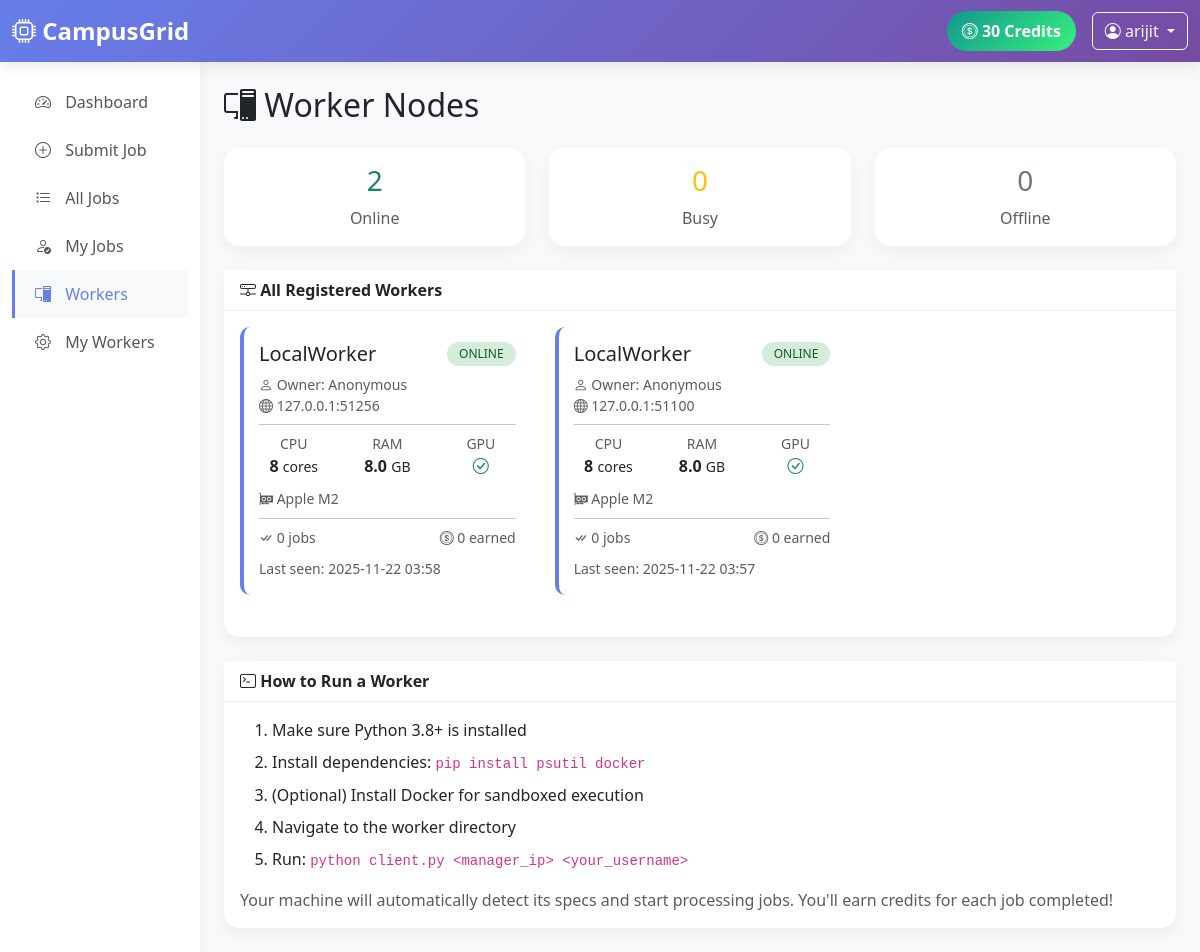
The app's page /workers (signed in) with its own data.
### tables this page shows
CREATE TABLE users (
                id TEXT PRIMARY KEY,
                username TEXT UNIQUE NOT NULL,
                password_hash TEXT NOT NULL,
                email TEXT,
                credits INTEGER DEFAULT 100,
                created_at DATETIME DEFAULT CURRENT_TIMESTAMP,
                last_login DATETIME
            );

CREATE TABLE workers (
                id TEXT PRIMARY KEY,
                name TEXT NOT NULL,
                owner_id TEXT,
                ip_address TEXT,
                status TEXT DEFAULT 'offline',
                cpu_cores INTEGER,
                cpu_model TEXT,
                ram_gb REAL,
                gpu_name TEXT,
                gpu_memory_gb REAL,
                has_docker INTEGER DEFAULT 0,
                last_heartbeat DATETIME,
                total_jobs_completed INTEGER DEFAULT 0,
                total_credits_earned INTEGER DEFAULT 0,
                created_at DATETIME DEFAULT CURRENT_TIMESTAMP,
                FOREIGN KEY (owner_id) REFERENCES users(id)
            );

### dashboard.py (the view)
@app.route('/workers')
@login_required
def workers():
    user = get_current_user()
    workers_list = database.get_all_workers()
    return render_template('workers.html', user=user, workers=workers_list)

### dashboard.py (called while the page is built)
def login_required(f):
    @wraps(f)
    def decorated_function(*args, **kwargs):
        if 'user_id' not in session:
            flash('Please log in to access this page.', 'warning')
            return redirect(url_for('login'))
        return f(*args, **kwargs)
    return decorated_function

def get_current_user():
    if 'user_id' in session:
        return database.get_user_by_id(session['user_id'])
    return None

@app.context_processor
def utility_processor():
    def format_datetime(dt):
        if dt:
            return dt.strftime('%Y-%m-%d %H:%M')
        return 'N/A'
    return dict(format_datetime=format_datetime)

### database.py (called while the page is built)
@contextmanager
def get_db():
    conn = sqlite3.connect(DB_PATH, check_same_thread=False)
    conn.row_factory = sqlite3.Row
    try:
        yield conn
    finally:
        conn.close()

def get_user_by_id(user_id):
    with get_db() as conn:
        cursor = conn.cursor()
        cursor.execute('SELECT * FROM users WHERE id = ?', (user_id,))
        return cursor.fetchone()

def get_all_workers():
    with get_db() as conn:
        cursor = conn.cursor()
        cursor.execute('''
            SELECT w.*, u.username as owner_name
            FROM workers w
            LEFT JOIN users u ON w.owner_id = u.id
            ORDER BY w.status DESC, w.last_heartbeat DESC
        ''')
        return cursor.fetchall()

### templates/workers.html (shortened to what this page needs)
{% extends "base.html" %}
{% block content %}
<h2 class="mb-4"><i class="bi bi-pc-display"></i> Worker Nodes</h2>
<div class="row mb-4">
    <div class="col-md-4">
        <div class="card text-center">
            <div class="card-body">
                <h3 class="text-success">{{ workers|selectattr('status', 'equalto', 'online')|list|length }}</h3>
                <p class="text-muted mb-0">Online</p>
            </div>
        </div>
    </div>
    <div class="col-md-4">
        <div class="card text-center">
            <div class="card-body">
                <h3 class="text-warning">{{ workers|selectattr('status', 'equalto', 'busy')|list|length }}</h3>
                <p class="text-muted mb-0">Busy</p>
            </div>
        </div>
    </div>
    <div class="col-md-4">
        <div class="card text-center">
            <div class="card-body">
                <h3 class="text-secondary">{{ workers|selectattr('status', 'equalto', 'offline')|list|length }}</h3>
                <p class="text-muted mb-0">Offline</p>
            </div>
        </div>
    </div>
</div>
<div class="card">
    <div class="card-header">
        <i class="bi bi-hdd-network"></i> All Registered Workers
    </div>
    <div class="card-body">
        {% if workers %}
        <div class="row">
            {% for worker in workers %}
            <div class="col-md-6 col-lg-4 mb-3">
                <div class="worker-card {{ worker.status }}">
                    <div class="d-flex justify-content-between align-items-start mb-2">
                        <h5 class="mb-0">{{ worker.name }}</h5>
                        <span class="badge badge-status badge-{{ worker.status }}">
                            {{ worker.status|upper }}
                        </span>
                    </div>
                    <div class="mb-2">
                        <small class="text-muted d-block">
                            <i class="bi bi-person"></i> Owner: {{ worker.owner_name or 'Anonymous' }}
                        </small>
                        {% if worker.ip_address %}
                        <small class="text-muted d-block">
                            <i class="bi bi-globe"></i> {{ worker.ip_address }}
                        </small>
                        {% endif %}
                    </div>
                    <hr class="my-2">
                    <div class="row text-center">
                        <div class="col-4">
                            <small class="text-muted d-block">CPU</small>
                            <strong>{{ worker.cpu_cores or '?' }}</strong>
                            <small>cores</small>
                        </div>
                        <div class="col-4">
                            <small class="text-muted d-block">RAM</small>
                            <strong>{{ worker.ram_gb or '?' }}</strong>
                            <small>GB</small>
                        </div>
                        <div class="col-4">
                            <small class="text-muted d-block">GPU</small>
                            {% if worker.gpu_name %}
                            <i class="bi bi-check-circle text-success"></i>
                            {% else %}
                            <i class="bi bi-x-circle text-muted"></i>
                            {% endif %}
                        </div>
                    </div>
                    {% if worker.gpu_name %}
                    <div class="mt-2">
                        <small class="text-muted">
                            <i class="bi bi-gpu-card"></i> {{ worker.gpu_name }}
                        </small>
                    </div>
                    {% endif %}
                    <hr class="my-2">
                    <div class="d-flex justify-content-between">
                        <small class="text-muted">
                            <i class="bi bi-check-all"></i> {{ worker.total_jobs_completed or 0 }} jobs
                        </small>
                        <small class="text-muted">
                            <i class="bi bi-coin"></i> {{ worker.total_credits_earned or 0 }} earned
                        </small>
                    </div>
                    {% if worker.last_heartbeat %}
                    <div class="mt-2">
                        <small class="text-muted">
                            Last seen: {{ worker.last_heartbeat[:16] }}
                        </small>
                    </div>
                    {% endif %}
                </div>
            </div>
            {% endfor %}
        </div>
        {% endif %}
    </div>
</div>
<div class="card mt-4">
    <div class="card-header">
        <i class="bi bi-terminal"></i> How to Run a Worker
    </div>
    <div class="card-body">
        <ol>
            <li class="mb-2">Make sure Python 3.8+ is installed</li>
            <li class="mb-2">Install dependencies: <code>pip install psutil docker</code></li>
            <li class="mb-2">(Optional) Install Docker for sandboxed execution</li>
            <li class="mb-2">Navigate to the worker directory</li>
            <li>Run: <code>python client.py &lt;manager_ip&gt; &lt;your_username&gt;</code></li>
        </ol>
        <p class="text-muted mb-0">
            Your machine will automatically detect its specs and start processing jobs.
            You'll earn credits for each job completed!
        </p>
    </div>
</div>
{% endblock %}

### templates/base.html (shortened to what this page needs)
<!DOCTYPE html>
<html lang="en">
<head>
    <link href="https://cdn.jsdelivr.net/npm/bootstrap@5.3.0/dist/css/bootstrap.min.css" rel="stylesheet">
    <link href="https://cdn.jsdelivr.net/npm/bootstrap-icons@1.10.0/font/bootstrap-icons.css" rel="stylesheet">
</head>
<body>
    <nav class="navbar navbar-expand-lg navbar-dark">
        <div class="container-fluid">
            <a class="navbar-brand" href="{{ url_for('index') }}">
                <i class="bi bi-cpu"></i> CampusGrid
            </a>
            <div class="d-flex align-items-center">
                {% if user %}
                <span class="credits-display me-3">
                    <i class="bi bi-coin"></i> {{ user.credits }} Credits
                </span>
                <div class="dropdown">
                    <button class="btn btn-outline-light dropdown-toggle" type="button" data-bs-toggle="dropdown">
                        <i class="bi bi-person-circle"></i> {{ user.username }}
                    </button>
                </div>
                {% endif %}
            </div>
        </div>
    </nav>
    <div class="container-fluid">
        <div class="row">
            {% if user %}
            <div class="col-md-2 sidebar py-3">
                <nav class="nav flex-column">
                    <a class="nav-link {% if request.endpoint == 'index' %}active{% endif %}" href="{{ url_for('index') }}">
                        <i class="bi bi-speedometer2"></i> Dashboard
                    </a>
                    <a class="nav-link {% if request.endpoint == 'submit_job' %}active{% endif %}" href="{{ url_for('submit_job') }}">
                        <i class="bi bi-plus-circle"></i> Submit Job
                    </a>
                    <a class="nav-link {% if request.endpoint == 'jobs' %}active{% endif %}" href="{{ url_for('jobs') }}">
                        <i class="bi bi-list-task"></i> All Jobs
                    </a>
                    <a class="nav-link {% if request.endpoint == 'my_jobs' %}active{% endif %}" href="{{ url_for('my_jobs') }}">
                        <i class="bi bi-person-check"></i> My Jobs
                    </a>
                    <a class="nav-link {% if request.endpoint == 'workers' %}active{% endif %}" href="{{ url_for('workers') }}">
                        <i class="bi bi-pc-display"></i> Workers
                    </a>
                    <a class="nav-link {% if request.endpoint == 'my_workers' %}active{% endif %}" href="{{ url_for('my_workers') }}">
                        <i class="bi bi-gear"></i> My Workers
                    </a>
                </nav>
            </div>
            <main class="col-md-10 py-4 px-4">
            {% else %}
            <main class="col-12 py-4 px-4">
            {% endif %}
                {% block content %}{% endblock %}
            </main>
        </div>
    </div>
</body>
</html>

### templates/base.html (style rules this page uses)
:root { --primary-gradient: linear-gradient(135deg, #667eea 0%, #764ba2 100%); --success-gradient: linear-gradient(135deg, #11998e 0%, #38ef7d 100%); --warning-gradient: linear-gradient(135deg, #f093fb 0%, #f5576c 100%); }
body { background: #f8f9fa; min-height: 100vh; }
.navbar { background: var(--primary-gradient) !important; box-shadow: 0 2px 15px rgba(0,0,0,0.1); }
.navbar-brand { font-weight: 700; font-size: 1.5rem; }
.sidebar { background: white; min-height: calc(100vh - 56px); box-shadow: 2px 0 10px rgba(0,0,0,0.05); }
.sidebar .nav-link { color: #555; padding: 12px 20px; border-left: 3px solid transparent; transition: all 0.2s; }
.sidebar .nav-link:hover, .sidebar .nav-link.active { background: #f8f9fa; color: #667eea; border-left-color: #667eea; }
.sidebar .nav-link i { margin-right: 10px; width: 20px; }
.card { border: none; border-radius: 15px; box-shadow: 0 5px 15px rgba(0,0,0,0.05); }
.card-header { background: white; border-bottom: 1px solid #eee; font-weight: 600; }
.badge-status { padding: 6px 12px; border-radius: 20px; font-weight: 500; }
.badge-online { background: #d4edda; color: #155724; }
.credits-display { background: var(--success-gradient); color: white; padding: 8px 15px; border-radius: 20px; font-weight: 600; }
.worker-card { background: white; border-radius: 10px; padding: 15px; margin-bottom: 10px; border-left: 4px solid #667eea; }

### records on screen
users: credits "30", username "arijit"
workers: name "LocalWorker", status "ONLINE", owner_name "Anonymous", ip_address "127.0.0.1:51256", cpu_cores "8", ram_gb "8.0", gpu_name "Apple M2", total_jobs_completed "0", total_credits_earned "0", last_heartbeat "2025-11-22 03:58"
workers: name "LocalWorker", status "ONLINE", owner_name "Anonymous", ip_address "127.0.0.1:51100", cpu_cores "8", ram_gb "8.0", gpu_name "Apple M2", total_jobs_completed "0", total_credits_earned "0", last_heartbeat "2025-11-22 03:57"

### other values on screen
{{ workers|selectattr('status', 'equalto', 'online')|list|length }} "2"
{{ workers|selectattr('status', 'equalto', 'busy')|list|length }} "0"
{{ workers|selectattr('status', 'equalto', 'offline')|list|length }} "0"
